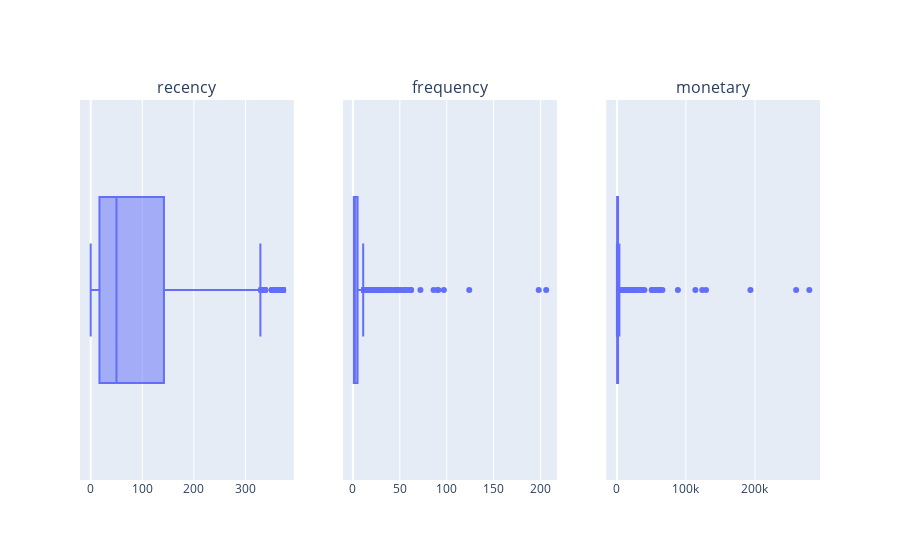

The code cell stored with this chart in its notebook:
### Markdown cell above
Теперь давайте взглянем на коробчатые диаграммы для каждого из признаков:

### Code cell
boxes = [px.box(rfm_table, x=column) for column in rfm_table.columns]
fig = make_subplots(
    rows=1, cols=3, 
    subplot_titles=(
        "recency", "frequency", "monetary"
    )
)

for i, box in enumerate(boxes):
    fig.add_trace(boxes[i]['data'][0], row=1, col=i+1)

fig.update_layout(showlegend=True)
fig.write_html('plots/boxplot_1.html')
fig.show()

### Figure 1 — Plotly figure (JSON) as saved in the notebook; plotly's stock layout.template omitted (floating-point values rounded to 4 significant figures; data arrays with more than 128 entries replaced by an {"elided": "..."} marker saying what was removed)
{"data": [{"alignmentgroup": "True", "hovertemplate": "recency=%{x}<extra></extra>", "legendgroup": "", "marker": {"color": "#636efa"}, "name": "", "notched": false, "offsetgroup": "", "orientation": "h", "showlegend": false, "type": "box", "x": {"elided": "4334 int values"}, "x0": " ", "xaxis": "x", "y0": " ", "yaxis": "y"}, {"alignmentgroup": "True", "hovertemplate": "frequency=%{x}<extra></extra>", "legendgroup": "", "marker": {"color": "#636efa"}, "name": "", "notched": false, "offsetgroup": "", "orientation": "h", "showlegend": false, "type": "box", "x": {"elided": "4334 int values"}, "x0": " ", "xaxis": "x2", "y0": " ", "yaxis": "y2"}, {"alignmentgroup": "True", "hovertemplate": "monetary=%{x}<extra></extra>", "legendgroup": "", "marker": {"color": "#636efa"}, "name": "", "notched": false, "offsetgroup": "", "orientation": "h", "showlegend": false, "type": "box", "x": {"elided": "4334 float values"}, "x0": " ", "xaxis": "x3", "y0": " ", "yaxis": "y3"}], "layout": {"annotations": [{"font": {"size": 16}, "showarrow": false, "text": "recency", "x": 0.1444, "xanchor": "center", "xref": "paper", "y": 1, "yanchor": "bottom", "yref": "paper"}, {"font": {"size": 16}, "showarrow": false, "text": "frequency", "x": 0.5, "xanchor": "center", "xref": "paper", "y": 1, "yanchor": "bottom", "yref": "paper"}, {"font": {"size": 16}, "showarrow": false, "text": "monetary", "x": 0.8556, "xanchor": "center", "xref": "paper", "y": 1, "yanchor": "bottom", "yref": "paper"}], "showlegend": true, "xaxis": {"anchor": "y", "domain": [0, 0.2889]}, "xaxis2": {"anchor": "y2", "domain": [0.3556, 0.6444]}, "xaxis3": {"anchor": "y3", "domain": [0.7111, 1]}, "yaxis": {"anchor": "x", "domain": [0, 1]}, "yaxis2": {"anchor": "x2", "domain": [0, 1]}, "yaxis3": {"anchor": "x3", "domain": [0, 1]}}}
